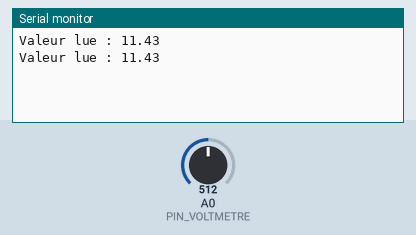
This sketch was run on a simulated Arduino Uno, built with avr-gcc and run on an emulated ATmega328P. Parts: the last lines printed to the serial monitor. The inputs (shaded band) are chosen by the test bench; at power-on: A0 (PIN_VOLTMETRE) = 512.

Above: at 1.7 s.
1.8 s: A0 (PIN_VOLTMETRE) set to 716
At 2.5 s:
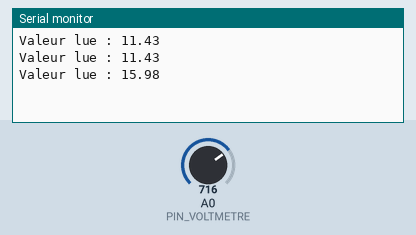
3.3 s: A0 (PIN_VOLTMETRE) set to 900
At 3.9 s:
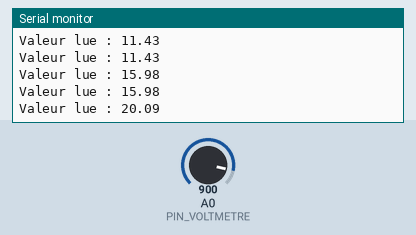
Timing chart, 0 to 6.3 s (numbered marks = the images above; inputs shaded):
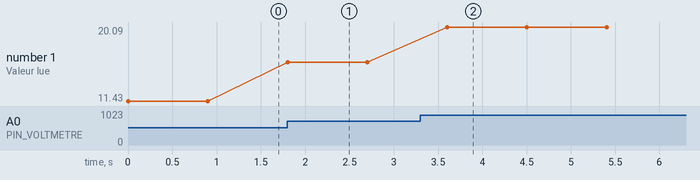

The sketch:

voltmetre.ino
```cpp
#define R1 2000
#define R2 560
#define PIN_VOLTMETRE A0

#define MAX_VOLTS_INPUT 22.857F
#define RATION_VOLT (float)(22.857F / 5.0F)
#define RATIO_ADC (float)(5.0F / 1024.0F)
float calculateVin(uint16_t vADC) {
  return  RATIO_ADC * (float) vADC * RATION_VOLT;
}


void setup() {
  // put your setup code here, to run once:
  Serial.begin(9600);
}

void loop() {
  // put your main code here, to run repeatedly:
  Serial.print("Valeur lue : ");
  Serial.println(calculateVin(analogRead(PIN_VOLTMETRE)));
  delay(900);
}
```

Measured:
- after the input at 1.8 s, the serial monitor: prints a new line at once (image 1)
- after the input at 3.3 s, the serial monitor: prints a new line after 0.30 s (image 2)
- plotted number 1: 11.43 → 15.98 after the input at 1.8 s, 15.98 → 20.09 after the input at 3.3 s
